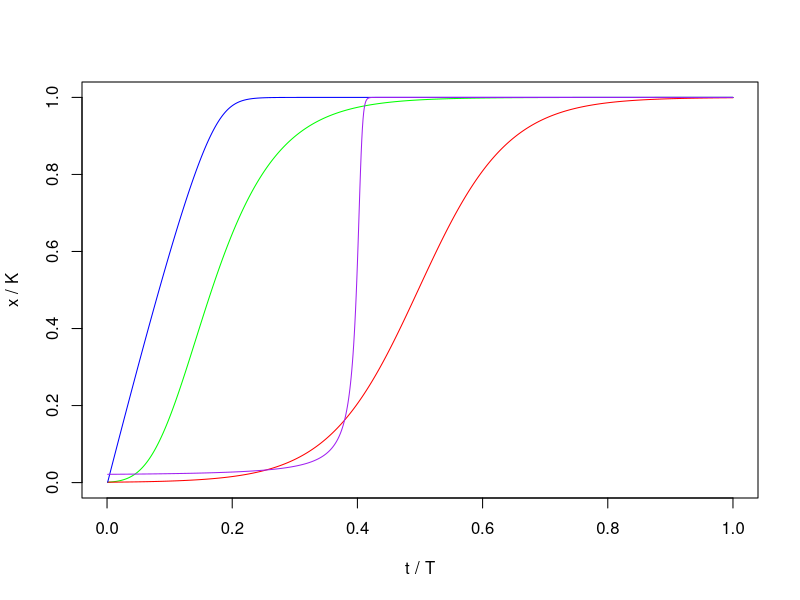

This chart was generated by the following R code:
#Gompertzian and Logistic
T=1
x=seq(0.001,T,0.001)
#yG=x^2*(2*log(1/x)+1) #OLD Gompertzian.
#Gompertzian & Logistic:
dLdt=matrix(0,length(x),1)
dGdt=dLdt
dMdt=dGdt
dA1dt=dMdt
dA2dt=dA1dt
yL=as.matrix(x)
yG=yL
yM=yG
yA1=yM*9*2
yA2=yM*10.75*2
for(i in 2:length(x)){
  dGdt[i,1]=14/length(x)*yG[i-1,1]*log(1/yG[i-1,1])
  yG[i,1]=yG[i-1,1]+dGdt[i,1] #Forward euler.
  dLdt[i,1]=14/length(x)*yL[i-1,1]*(1-yL[i-1,1])
  yL[i,1]=yL[i-1,1]+dLdt[i,1] #Forward euler.
  dMdt[i,1]=7/length(x)*(1-yM[i-1,1])/(1.11-yM[i-1,1]) #TAKEN OUT: *yM[i-1,1]
  yM[i,1]=yM[i-1,1]+dMdt[i,1] #Forward euler.
  dA1dt[i,1]=7/length(x)*yA1[i-1,1]*(yA1[i-1,1]/.02-1)*(1-yA1[i-1,1])
  yA1[i,1]=yA1[i-1,1]+dA1dt[i,1] #Forward euler.
  dA2dt[i,1]=7/length(x)*yA2[i-1,1]*(yA2[i-1,1]/.02-1)*(1-yA2[i-1,1])
  yA2[i,1]=yA2[i-1,1]+dA2dt[i,1] #Forward euler.
}
plot(x,yG,xlim=c(0,1),ylim=c(0,1),ylab="x / K",xlab="t / T",#main="Gompertzian (g) & Logistic (r)",
     "l",col="green")
lines(x,yL,col="red")
#plot(x,yM,xlim=c(0,1),ylim=c(0,1),ylab="x / K",xlab="t / T",#main="Gompertzian (g) & Logistic (r)",
#     "l",col="blue")
lines(x,yM,col="blue")
#lines(x,yA1,col="purple")
lines(x,yA2,col="purple")